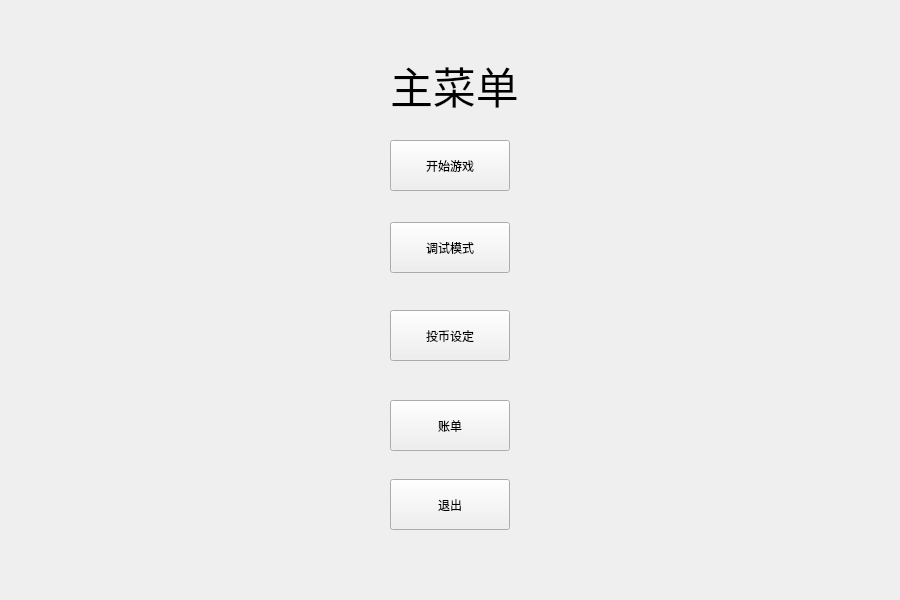
<?xml version="1.0" encoding="UTF-8"?>
<ui version="4.0">
 <class>SNKClass</class>
 <widget class="QWidget" name="SNKClass">
  <property name="geometry">
   <rect>
    <x>0</x>
    <y>0</y>
    <width>900</width>
    <height>600</height>
   </rect>
  </property>
  <property name="minimumSize">
   <size>
    <width>900</width>
    <height>600</height>
   </size>
  </property>
  <property name="maximumSize">
   <size>
    <width>900</width>
    <height>600</height>
   </size>
  </property>
  <property name="windowTitle">
   <string>朋乐</string>
  </property>
  <property name="windowIcon">
   <iconset>
    <normaloff>pengle.ico</normaloff>pengle.ico</iconset>
  </property>
  <widget class="QPushButton" name="exitButton">
   <property name="geometry">
    <rect>
     <x>390</x>
     <y>479</y>
     <width>120</width>
     <height>51</height>
    </rect>
   </property>
   <property name="styleSheet">
    <string notr="true">font: 18pt &quot;黑体&quot;;</string>
   </property>
   <property name="text">
    <string>退出</string>
   </property>
  </widget>
  <widget class="QPushButton" name="tiaoshiButton">
   <property name="geometry">
    <rect>
     <x>390</x>
     <y>222</y>
     <width>120</width>
     <height>51</height>
    </rect>
   </property>
   <property name="styleSheet">
    <string notr="true">font: 18pt &quot;黑体&quot;;</string>
   </property>
   <property name="text">
    <string>调试模式</string>
   </property>
  </widget>
  <widget class="QPushButton" name="zhangdanButton">
   <property name="geometry">
    <rect>
     <x>390</x>
     <y>400</y>
     <width>120</width>
     <height>51</height>
    </rect>
   </property>
   <property name="styleSheet">
    <string notr="true">font: 18pt &quot;黑体&quot;;</string>
   </property>
   <property name="text">
    <string>账单</string>
   </property>
  </widget>
  <widget class="QLabel" name="mianMenuLabel">
   <property name="geometry">
    <rect>
     <x>390</x>
     <y>50</y>
     <width>151</width>
     <height>71</height>
    </rect>
   </property>
   <property name="font">
    <font>
     <family>Cascadia Code</family>
     <pointsize>32</pointsize>
     <weight>9</weight>
     <italic>false</italic>
     <bold>false</bold>
    </font>
   </property>
   <property name="styleSheet">
    <string notr="true">font: 75 32pt &quot;Cascadia Code&quot;;</string>
   </property>
   <property name="text">
    <string>主菜单</string>
   </property>
  </widget>
  <widget class="QPushButton" name="toubiButton">
   <property name="geometry">
    <rect>
     <x>390</x>
     <y>310</y>
     <width>120</width>
     <height>51</height>
    </rect>
   </property>
   <property name="styleSheet">
    <string notr="true">font: 18pt &quot;黑体&quot;;</string>
   </property>
   <property name="text">
    <string>投币设定</string>
   </property>
  </widget>
  <widget class="QPushButton" name="startButton">
   <property name="geometry">
    <rect>
     <x>390</x>
     <y>140</y>
     <width>120</width>
     <height>51</height>
    </rect>
   </property>
   <property name="styleSheet">
    <string notr="true">font: 18pt &quot;黑体&quot;;</string>
   </property>
   <property name="text">
    <string>开始游戏</string>
   </property>
  </widget>
 </widget>
 <layoutdefault spacing="6" margin="11"/>
 <resources/>
 <connections/>
</ui>
